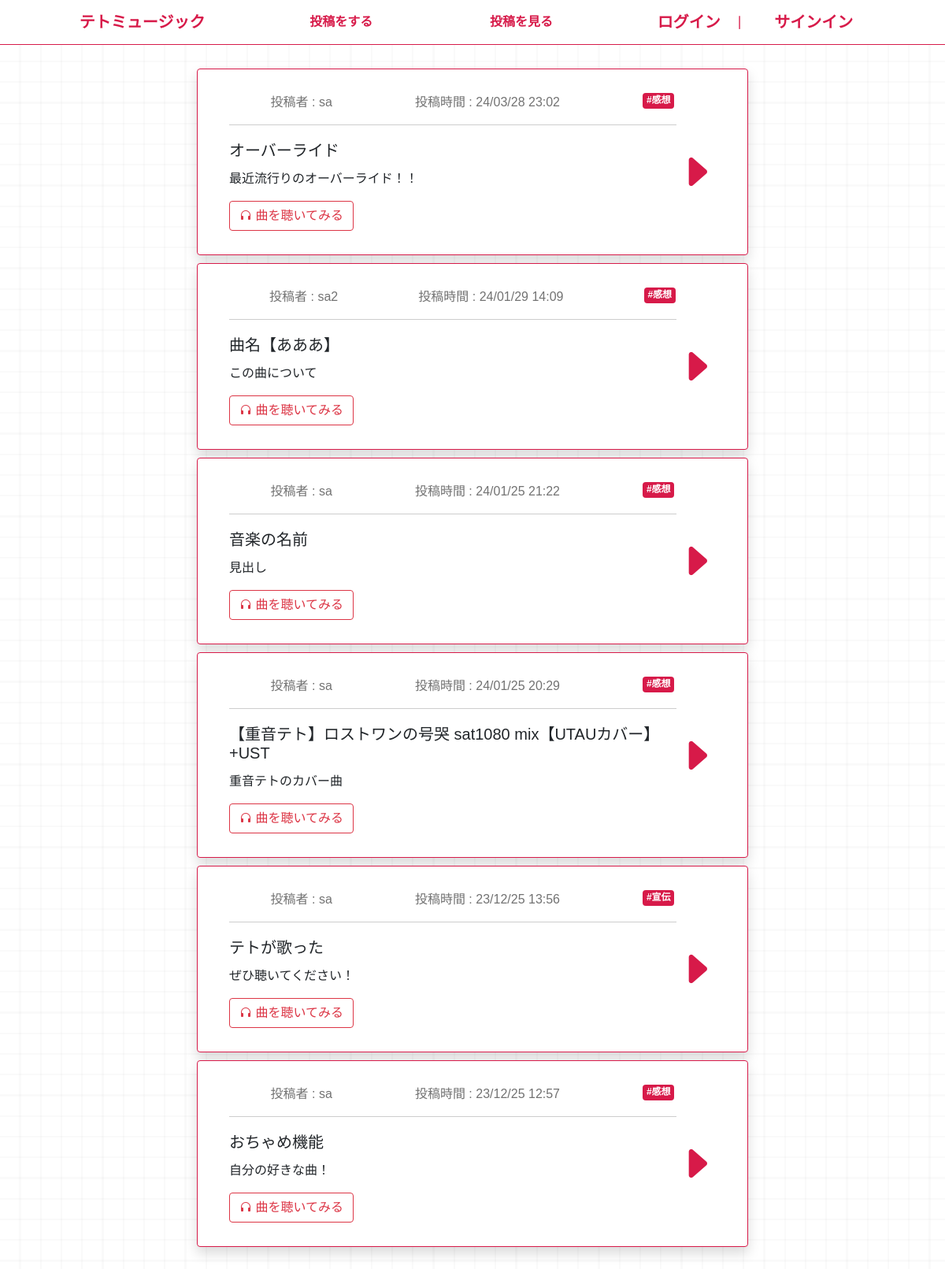
Screenshot of /teto/ with the database file from the repository.
### teto/models.py (models this page shows, shortened)
class Post(models.Model):
    title = models.CharField(max_length=100)
    music = models.CharField(max_length=100)
    text = models.TextField(max_length=300)
    create_time = models.DateTimeField(default=timezone.now)
    link = models.URLField()
    category = models.CharField(max_length=100, choices= CATEGORY)
    user = models.ForeignKey('auth.User', on_delete=models.CASCADE)

### teto/views.py (the view)
# urls.py: path('teto/', views.ListPostView.as_view(), name="postlist"),
class ListPostView(ListView):
    template_name = 'teto/teto_list.html'
    model = Post

### teto/templates/teto/teto_list.html (shortened to what this page needs)
{% extends 'base.html' %}
{% block content %}
<div style="margin: 30px 0 70px;">
    {% for item in object_list reversed %}
    <div class="card shadow bg-white mx-auto"
    style="padding: 10px 20px; width: 700px; margin-top: 10px; border: 1px solid rgb(215, 26, 73);">
        <div class="card-body">
            <div class="flex listup">
                <p style="color: #727272;">投稿者 : {{ item.user }}</p>
                <p style="color: #727272;">投稿時間 : {{ item.create_time | date:'y/m/d H:i' }}</p>
                <span class="badge categorybadge">#{{ item.category }}</span>
            </div>
            <div class="flex">
                <div style="width: 570px; border-top: 1px solid rgb(205, 205, 205); padding-top: 20px;">
                <h5 class="card-title">{{ item.music }}</h5>
                <p class="card-text">{{ item.title }}</p>
                <a href="{{ item.link }}" class="btn btn-outline-danger"><i class="bi bi-headphones"></i> 曲を聴いてみる</a>
                </div>
                <div style="margin: 25px 0;">
                    <a href="{% url 'postdetail' item.pk %}" ><i class="bi bi-caret-right-fill" style="color: rgb(215, 26, 73); font-size: 50px;"></i></a>
                </div>
            </div>
        </div>
    </div>
    {% endfor %}
</div>
{% endblock content %}

### teto/templates/base.html (shortened to what this page needs)
{% load static %}
<!DOCTYPE html>
<html lang="en">
    <head>
        <link rel="stylesheet" href="https://cdn.jsdelivr.net/npm/bootstrap-icons@1.5.0/font/bootstrap-icons.css">
        <link rel="stylesheet" href="https://stackpath.bootstrapcdn.com/bootstrap/4.3.1/css/bootstrap.min.css">
        <link rel="stylesheet" type="text/css" href="{% static 'teto/css/style.css' %}">
    </head>
    <body>
      <nav class="navbar sticky-top nav">
        <a class="navbar-brand navc" href="{% url 'index' %}">テトミュージック</a>
        <a class="nav-link mx-3 navc" href="{% url 'postcreate' %}">投稿をする</a>
        <a class="nav-link mx-3 navc" href="{% url 'postlist' %}">投稿を見る</a>
        {% if request.user.is_authenticated %}
          <div class="navc">
            <a class="navbar-brand mx-3 red" href="{% url 'accounts:logout' %}">ログアウト</a>｜
            <a class="navbar-brand mx-3 red" href="{% url 'profile' %}">プロフィール</a>
        </div>
      </nav>
      {% else %}
        <div class="navc">
          <a class="navbar-brand mx-3 red" href="{% url 'accounts:login' %}">ログイン</a>｜
          <a class="navbar-brand mx-3 red" href="{% url 'accounts:signup' %}">サインイン</a>
        </div>
      </nav>
      {% endif %}
      <main>
        {% block content %}
        {% endblock content %}
      </main>
    </body>
</html>

### teto/static/teto/css/style.css (style rules this page uses)
body { font-family: "ヒラギノ丸ゴ Pro", "Hiragino Maru Gothic Pro", "メイリオ", Meiryo, Osaka, "ＭＳ Ｐゴシック", "MS PGothic", sans-serif; background-image: repeating-linear-gradient(to bottom, transparent 25px, rgba(0, 0, 0, 0.04) 26px, rgba(0, 0, 0, 0.04) 26px, transparent 27px, transparent 51px, rgba(0, 0, 0, 0.04) 52px, rgba(0, 0, 0, 0.04) 52px, transparent 53px, transparent 77px, rgba(0, 0, 0, 0.04) 78px, rgba(0, 0, 0, 0.04) 78px, transparent 79px, transparent 103px, rgba(0, 0, 0, 0.04) 104px, rgba(0, 0, 0, 0.04) 104px, transparent 105px, transparent 129px, rgba(0, 0, 0, 0.04) 130px, rgba(0, 0, 0, 0.04) 130px), repeating-linear-gradient(to right, transparent 25px, rgba(0, 0, 0, 0.04) 26px, rgba(0, 0, 0, 0.04) 26px, transparent 27px, transparent 51px, rgba(0, 0, 0, 0.04) 52px, rgba(0, 0, 0, 0.04) 52px, transparent 53px, transparent 77px, rgba(0, 0, 0, 0.04) 78px, rgba(0, 0, 0, 0.04) 78px, transparent 79px, transparent 103px, rgba(0, 0, 0, 0.04) 104px, rgba(0, 0, 0, 0.04) 104px, transparent 105px, transparent 129px, rgba(0, 0, 0, 0.04) 130px, rgba(0, 0, 0, 0.04) 130px); }
.nav { display: flex; justify-content: space-evenly; border-bottom: solid 1px rgb(215, 26, 73); background-color: white; }
.navc { font-weight: bold; color: rgb(215, 26, 73); }
.red { color: rgb(215, 26, 73); }
a { text-decoration: none; }
.flex { display: flex; }
.listup { justify-content: space-around; height: 20px; margin-bottom: 20px; }
.categorybadge { background-color: rgb(215, 26, 73); color: white; }

### rows the page displays
Post: user "sa", create_time "24/03/28 23:02", category "感想", music "オーバーライド", title "最近流行りのオーバーライド！！"
Post: user "sa2", create_time "24/01/29 14:09", category "感想", music "曲名【あああ】", title "この曲について"
Post: user "sa", create_time "24/01/25 21:22", category "感想", music "音楽の名前", title "見出し"
Post: user "sa", create_time "24/01/25 20:29", category "感想", music "【重音テト】ロストワンの号哭 sat1080 mix【UTAUカバー】+UST", title "重音テトのカバー曲"
Post: user "sa", create_time "23/12/25 13:56", category "宣伝", music "テトが歌った", title "ぜひ聴いてください！"
Post: user "sa", create_time "23/12/25 12:57", category "感想", music "おちゃめ機能", title "自分の好きな曲！"
